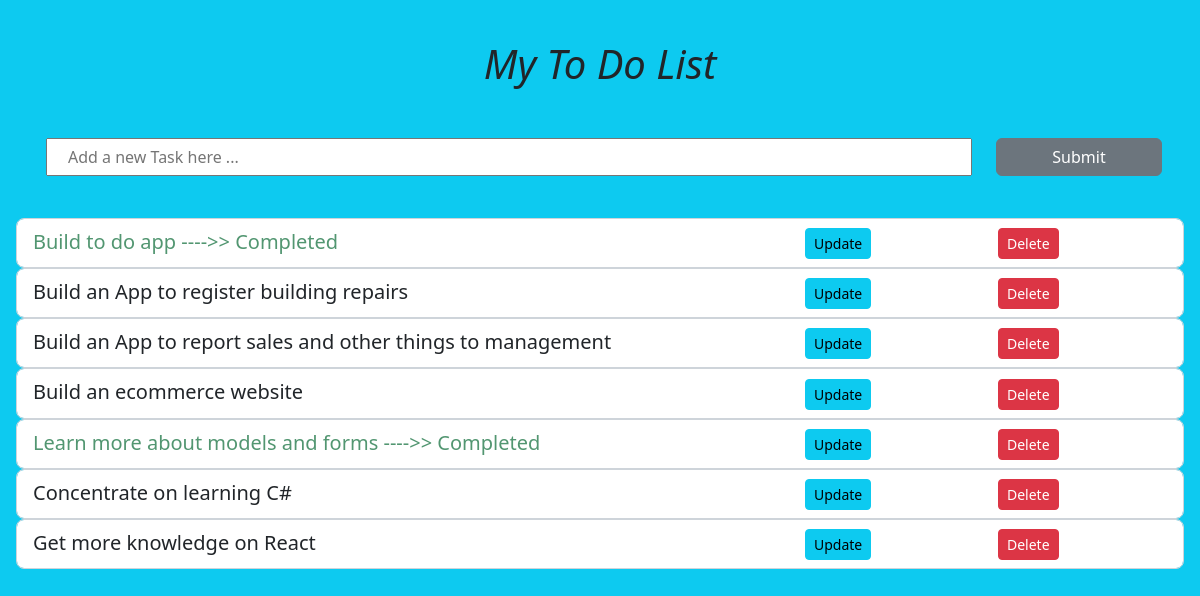
The app's page /, older data.
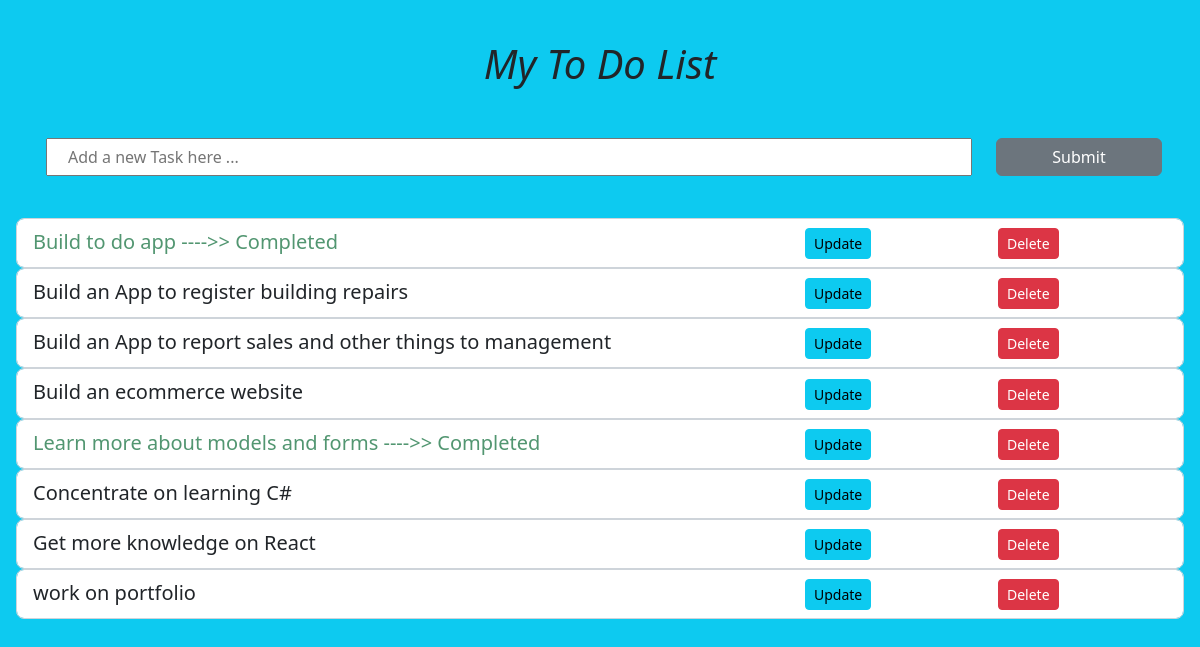
The same page, newer data.
### app1/models.py (models this page shows)
class Task(models.Model):
    title = models.TextField(max_length=200)
    complete = models.BooleanField(default=False)
    Date = models.DateTimeField(auto_now_add=True)
    def __str__(self):
        return self.title

### app1/views.py (the view)
# urls.py: path('', index, name="index"),
def index(request):
    tasks = Task.objects.all()
    form = TaskForm
    if request.method == 'POST':
        form = TaskForm(request.POST)
        if form.is_valid():
            form.save()
        return redirect('/')
    context = {'tasks': tasks, 'form': form}
    return render(request, 'index.html', context)

### app1/templates/index.html (shortened to what this page needs)
{% load static %}
<!DOCTYPE html>
<html lang="en">
<head>
    <link href="https://cdn.jsdelivr.net/npm/bootstrap@5.2.3/dist/css/bootstrap.min.css" rel="stylesheet"
>
    <link rel="stylesheet" href="{% static 'style.css' %}">
</head>
<body class="bg-info p-3">
    <br>
    <div class="container text-center">
        <h1><em>My To Do List</em></h1>
    </div>
    <br>
    <div class="container text-center">
        <div class="row">
            <div class="col col-lg-10">
                <form method="POST" action="">
                    {{form.title}}
            </div>
            <div class="col col-lg-2">
                <div class="d-grid gap-2">
                    <input class="btn btn-secondary" type="Submit" name="Create Task">
                </div>
            </div>
        </div>
    </div>
    <br>
    {% for task in tasks %}
    <div class="form-control form-control-lg">
        <div class="row justify-content-md-center">
            <div class="col col-lg-8">
                {% if task.complete == True %}
                <label> {{task}} ---->> Completed </label>
                {% else %}
                <span>{{task}}</span>
                {% endif %}
            </div>
            <br>
            <div class="col col-lg-2">
                <a class="btn btn-sm btn-info" href="{% url 'update' task.id %}">Update</a>
            </div>
            <div class="col col-lg-2">
                <a class="btn btn-sm btn-danger" href="{% url 'delete' task.id %}">Delete</a>
            </div>
        </div>
    </div>
    {% endfor %}
</body>
</html>

### app1/static/style.css (style rules this page uses)
body { background-color: rgb(196, 232, 221); border-color: black; }
h1 { text-shadow: 10px; text-shadow: rgb(195, 70, 70); }
input { width: 100%; padding: 5px 20px; margin: 18px 4px; box-sizing: border-box; }
label { color: rgb(82, 150, 113); }

Row changes from the older to the newer data that the page shows:
added Task: title "work on portfolio"
